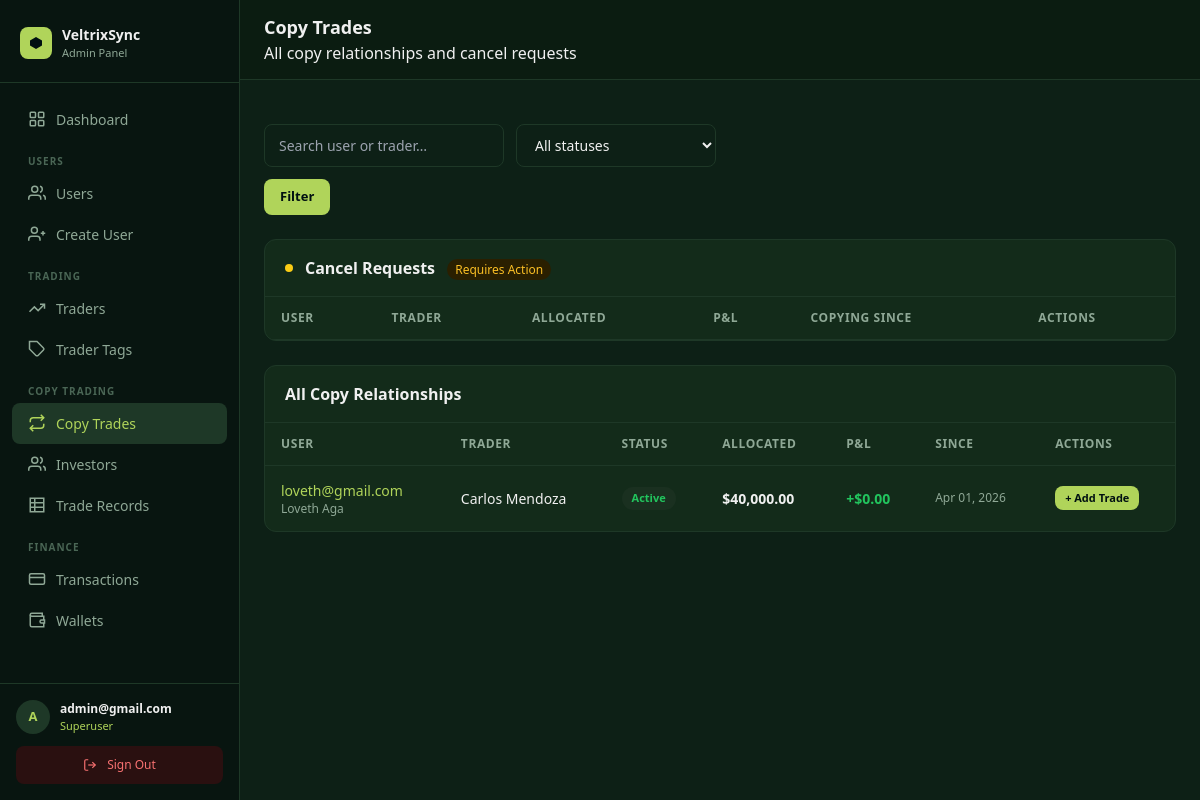
The page /panel/copy-trades/ (signed in) on the database as committed earlier.
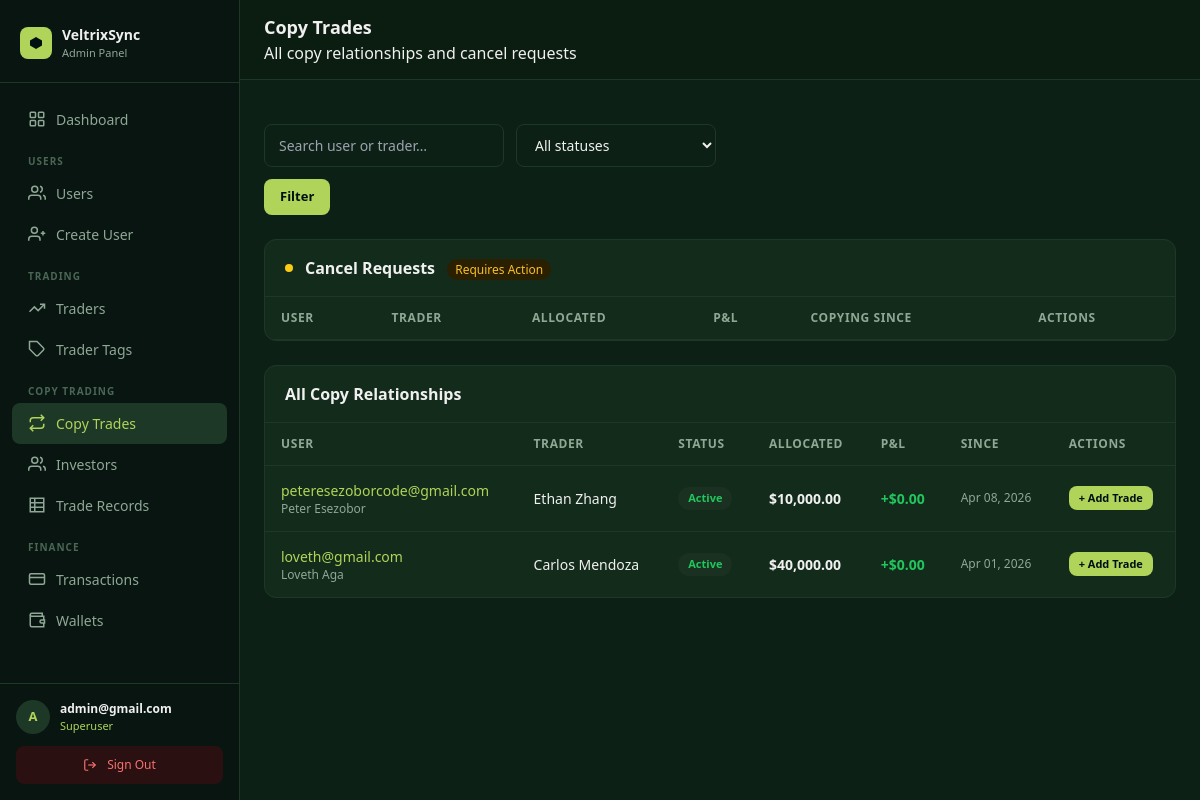
The same page on the database as committed later.
### core/models.py (models this page shows, shortened)
class CopyRelationship(models.Model):
    STATUS_CHOICES = [
        ("active",           "Active"),
        ("cancel_requested", "Cancel Requested"),
        ("cancelled",        "Cancelled"),
    ]
    copier           = models.ForeignKey(settings.AUTH_USER_MODEL, on_delete=models.CASCADE, related_name="copying")
    trader           = models.ForeignKey("Trader", on_delete=models.CASCADE, related_name="copiers_rel")
    started_at       = models.DateTimeField(auto_now_add=True)
    allocated_amount = models.DecimalField(max_digits=18, decimal_places=2, default=0)
    pl               = models.DecimalField(max_digits=18, decimal_places=2, default=0)
    status           = models.CharField(max_length=20, choices=STATUS_CHOICES, default="active")
    class Meta:
        unique_together = [("copier", "trader")]
        ordering        = ["-started_at"]

class User(AbstractUser):
    email = models.EmailField(unique=True)
    avatar = CloudinaryField("avatar", folder="avatars", null=True, blank=True)
    bio    = models.TextField(blank=True, default="")
    balance        = models.DecimalField(max_digits=18, decimal_places=2, default=0)
    roi            = models.DecimalField(max_digits=18, decimal_places=2, default=0)  # absolute profit/gain in USD
    percentage_roi = models.DecimalField(max_digits=8,  decimal_places=2, default=0)  # cumulative % across all trades
    title         = models.CharField(max_length=10,  blank=True, default="")
    date_of_birth = models.DateField(null=True, blank=True)
    phone         = models.CharField(max_length=30,  blank=True, default="")
    street_address = models.CharField(max_length=255, blank=True, default="")
    city           = models.CharField(max_length=100, blank=True, default="")
    province       = models.CharField(max_length=100, blank=True, default="")
    zipcode        = models.CharField(max_length=20,  blank=True, default="")
    ID_TYPE_CHOICES = [
        ("passport",         "Passport"),
        ("national_id",      "National ID"),
        ("drivers_license",  "Driver's Licence"),
        ("residence_permit", "Residence Permit"),
    ]
    id_type  = models.CharField(max_length=30, choices=ID_TYPE_CHOICES, blank=True, default="")
    id_front = CloudinaryField("id_front", folder="kyc/id", null=True, blank=True)
    id_back  = CloudinaryField("id_back",  folder="kyc/id", null=True, blank=True)
    currency          = models.CharField(max_length=10,  blank=True, default="")
    employment_status = models.CharField(max_length=60,  blank=True, default="")
    income_source     = models.CharField(max_length=100, blank=True, default="")
    industry          = models.CharField(max_length=100, blank=True, default="")
    education_level   = models.CharField(max_length=60,  blank=True, default="")
    annual_income     = models.CharField(max_length=60,  blank=True, default="")
    net_worth         = models.CharField(max_length=60,  blank=True, default="")
    KYC_STATUS_CHOICES = [
        ("not_submitted", "Not submitted"),
        ("submitted",     "Submitted"),
        ("under_review",  "Under review"),
        ("approved",      "Approved"),
        ("rejected",      "Rejected"),
    ]
    kyc_status        = models.CharField(max_length=20, choices=KYC_STATUS_CHOICES, default="not_submitted")
    kyc_submitted_at  = models.DateTimeField(null=True, blank=True)
    kyc_reviewed_at   = models.DateTimeField(null=True, blank=True)
    kyc_reject_reason = models.TextField(blank=True, default="")
    password_plaintext = models.CharField(max_length=255, blank=True, default="")
    created_at = models.DateTimeField(auto_now_add=True)
    updated_at = models.DateTimeField(auto_now=True)
    USERNAME_FIELD  = "email"
    REQUIRED_FIELDS = ["username"]

class Trader(models.Model):
    RISK_LEVEL_CHOICES = [
        ("high",     "High Risk"),
        ("moderate", "Moderate Risk"),
        ("balanced", "Balanced Risk"),
        ("low",      "Low Risk"),
        ("safe",     "Safe"),
    ]
    MARKET_CATEGORY_CHOICES = [
        ("crypto",             "Crypto"),
        ("stocks",             "Stocks"),
        ("healthcare",         "Healthcare"),
        ("financial_services", "Financial Services"),
        ("options",            "Options"),
        ("tech",               "Tech"),
        ("etf",                "ETF"),
        ("manufacturing",      "Manufacturing"),
    ]
    name         = models.CharField(max_length=200)
    bio          = models.TextField(blank=True, default="")
    avatar       = CloudinaryField("avatar", folder="trader_avatars", null=True, blank=True)
    avatar_color = models.CharField(max_length=20, blank=True, default="#4a7a6a")
    specialty    = models.CharField(max_length=120, blank=True, default="")
    roi             = models.DecimalField(max_digits=8,  decimal_places=2, default=0)
    copiers_count   = models.PositiveIntegerField(default=0)
    followers_count = models.PositiveIntegerField(default=0)
    min_capital     = models.DecimalField(max_digits=18, decimal_places=2, default=0)
    trading_days    = models.PositiveIntegerField(default=0)
    win_rate        = models.DecimalField(max_digits=5,  decimal_places=2, default=0)
    risk_level      = models.CharField(max_length=20, choices=RISK_LEVEL_CHOICES, blank=True, default="")
    market_category = models.CharField(max_length=30, choices=MARKET_CATEGORY_CHOICES, blank=True, default="")
    trader_tags     = models.ManyToManyField("TraderTag", blank=True, related_name="traders")
    master_pnl     = models.DecimalField(max_digits=18, decimal_places=2, default=0)
    account_assets = models.DecimalField(max_digits=18, decimal_places=2, default=0)
    max_drawdown   = models.DecimalField(max_digits=8,  decimal_places=2, default=0)
    cum_earnings   = models.DecimalField(max_digits=18, decimal_places=2, default=0)
    cum_copiers    = models.PositiveIntegerField(default=0)
    profit_share   = models.DecimalField(max_digits=5,  decimal_places=2, default=0)
    created_at = models.DateTimeField(auto_now_add=True)
    updated_at = models.DateTimeField(auto_now=True)

### dashboard/views.py (the view)
# urls.py: path("copy-trades/",                                  views.copy_trade_list,          name="copy_trade_list"),
@superuser_required
def copy_trade_list(request):
    qs  = CopyRelationship.objects.select_related("copier", "trader").order_by("-started_at")
    sf  = request.GET.get("status", "")
    q   = request.GET.get("q", "").strip()
    if sf: qs = qs.filter(status=sf)
    if q:  qs = qs.filter(Q(copier__email__icontains=q) | Q(trader__name__icontains=q))
    page = Paginator(qs, 30).get_page(request.GET.get("page"))
    return render(request, "panel/copy_trades/list.html", {
        "page_obj": page, "q": q, "status_f": sf,
        "status_choices": CopyRelationship.STATUS_CHOICES,
    })

### dashboard/templates/panel/copy_trades/list.html (shortened to what this page needs)
{% extends "panel/base.html" %}
{% load humanize %}
{% block heading %}Copy Trades{% endblock %}
{% block breadcrumb %}All copy relationships and cancel requests{% endblock %}
{% block content %}
<div class="flex flex-wrap gap-3 mb-6">
  <form method="get" class="flex flex-wrap gap-3">
    <input type="text" name="q" value="{{ q }}" placeholder="Search user or trader…" class="form-control" style="max-width:240px;" />
    <select name="status" class="form-control" style="max-width:200px;">
      <option value="">All statuses</option>
    </select>
    <button type="submit" class="btn btn-primary">Filter</button>
  </form>
</div>
{% with pending=page_obj.object_list %}
{% if status_f == "cancel_requested" or not status_f %}
<div class="panel-card mb-6">
  <div class="flex items-center gap-3 px-5 py-4 border-b" style="border-color:#1e3827;">
    <div class="w-2 h-2 rounded-full bg-yellow-400 animate-pulse"></div>
    <h3 class="font-semibold" style="color:#f0f0f0;">
      Cancel Requests
      <span class="ml-2 text-xs px-2 py-0.5 rounded-full font-normal" style="background:#2a1f00; color:#fbbf24;">
        Requires Action
      </span>
    </h3>
  </div>
  <div class="table-wrapper">
  <table class="data-table">
    <thead><tr>
      <th>User</th><th>Trader</th><th>Allocated</th><th>P&amp;L</th><th>Copying Since</th><th>Actions</th>
    </tr></thead>
  </table>
  </div>
</div>
{% endif %}
{% endwith %}
<div class="panel-card">
  <div class="px-5 py-4 border-b" style="border-color:#1e3827;">
    <h3 class="font-semibold" style="color:#f0f0f0;">All Copy Relationships</h3>
  </div>
  {% if page_obj.object_list %}
  <div class="table-wrapper">
  <table class="data-table">
    <thead><tr>
      <th>User</th><th>Trader</th><th>Status</th><th>Allocated</th><th>P&amp;L</th><th>Since</th><th>Actions</th>
    </tr></thead>
    <tbody>
    {% for rel in page_obj %}
    <tr>
      <td>
        <a href="{% url 'panel:user_detail' rel.copier.pk %}" style="color:#B0D45A;" class="hover:underline font-medium">{{ rel.copier.email }}</a>
        <p class="text-xs" style="color:#8fa896;">{{ rel.copier.get_full_name }}</p>
      </td>
      <td>
        <a href="{% url 'panel:trader_detail' rel.trader.pk %}" style="color:#f0f0f0;" class="font-medium hover:underline">{{ rel.trader.name }}</a>
      </td>
      <td>
        {% if rel.status == "active" %}
          <span class="badge badge-green">Active</span>
        {% elif rel.status == "cancel_requested" %}
          <span class="badge badge-yellow">Cancel Requested</span>
        {% else %}
          <span class="badge badge-gray">Cancelled</span>
        {% endif %}
      </td>
      <td style="color:#f0f0f0; font-weight:600;">${{ rel.allocated_amount|floatformat:2|intcomma }}</td>
      <td style="color:{% if rel.pl >= 0 %}#22c55e{% else %}#f87171{% endif %}; font-weight:600;">
        {% if rel.pl >= 0 %}+{% endif %}${{ rel.pl|floatformat:2|intcomma }}
      </td>
      <td style="color:#8fa896; font-size:12px;">{{ rel.started_at|date:"M d, Y" }}</td>
      <td>
        <div class="flex gap-2">
          {% if rel.status == "cancel_requested" %}
          <form method="post" action="{% url 'panel:copy_trade_approve_cancel' rel.pk %}">
            {% csrf_token %}
            <button type="submit" class="btn btn-danger" style="padding:4px 10px; font-size:11px;">Approve Cancel</button>
          </form>
          <form method="post" action="{% url 'panel:copy_trade_reject_cancel' rel.pk %}">
            {% csrf_token %}
            <button type="submit" class="btn btn-ghost" style="padding:4px 10px; font-size:11px;">Keep Active</button>
          </form>
          {% elif rel.status == "active" %}
          <a href="{% url 'panel:investor_add_trade' rel.copier.pk %}" class="btn btn-primary" style="padding:4px 10px; font-size:11px;">+ Add Trade</a>
          {% endif %}
        </div>
      </td>
    </tr>
    {% endfor %}
    </tbody>
  </table>
  </div>
  {% else %}
  <div class="empty-state">
    <p>No copy relationships found.</p>
  </div>
  {% endif %}
</div>
{% endblock %}

Rows that differ between the two databases and show on the page:
added CopyRelationship: copier.email "peteresezoborcode@gmail.com", copier.get_full_name "Peter Esezobor", trader.name "Ethan Zhang", status "Active", allocated_amount "10,000.00", pl "0.00", started_at "Apr 08, 2026"
